Frame 1 (no input): blank canvas, image omitted
Frame 60 (the mouse pressed at the canvas centre just before this capture): blank canvas, image omitted
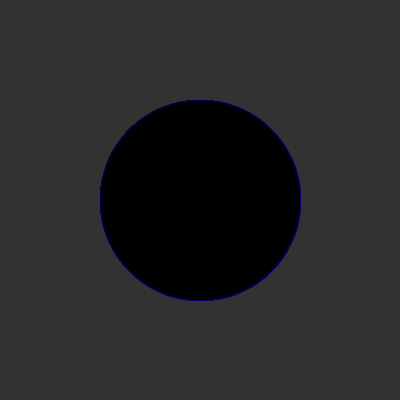
Frame 120 (the mouse held since frame 60 and released just before this capture)

The Processing sketch whose frames 1 and 60 were blank and that drew this single picture after the mouse press (run headless with seeded random() and noise(); from frame 60 on, the mouse is pressed at the canvas centre):

// Processing sketch: processing_68079
// ── processing_68079.pde

int x = 0;
int y = 0;

void setup(){
  size(400,400);
  background(50);
  stroke(0,0,100);
  fill(50,50,0);
}

void draw(){
  x = mouseX;
  y = mouseY;
  ellipse(width/2,height/2,x,y);
}

void mousePressed(){
  background(x, y, 0);
  fill(0,x,y);
}
